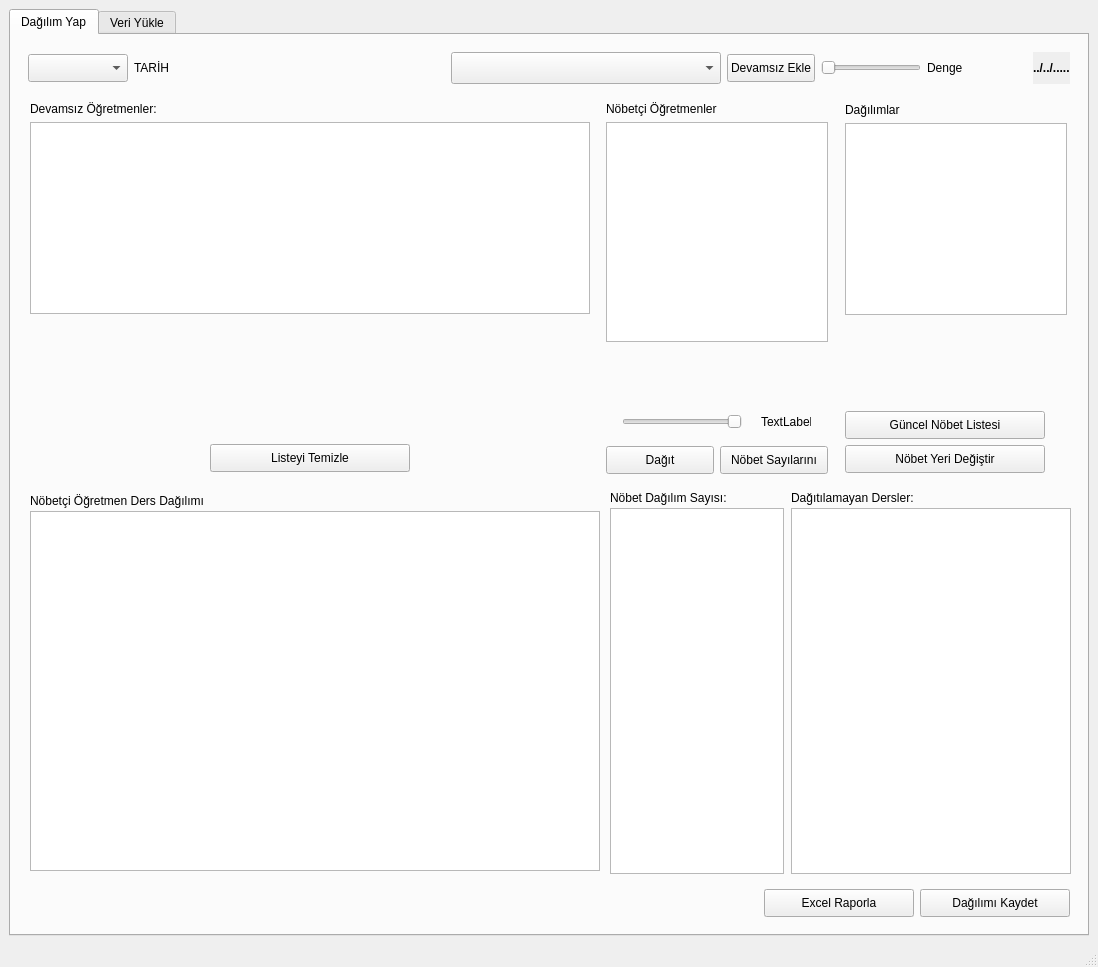
<?xml version="1.0" encoding="UTF-8"?>
<ui version="4.0">
 <class>MainWindow</class>
 <widget class="QMainWindow" name="MainWindow">
  <property name="geometry">
   <rect>
    <x>0</x>
    <y>0</y>
    <width>1098</width>
    <height>967</height>
   </rect>
  </property>
  <property name="windowTitle">
   <string>Öğretmen Devamsızlık ve Nöbetçi Dağıtım Sistemi</string>
  </property>
  <widget class="QWidget" name="central_widget">
   <layout class="QGridLayout" name="gridLayout">
    <item row="1" column="0">
     <widget class="QTabWidget" name="tabWidget_oto">
      <property name="currentIndex">
       <number>0</number>
      </property>
      <widget class="QWidget" name="tab_oto">
       <attribute name="title">
        <string>Dağılım Yap</string>
       </attribute>
       <layout class="QGridLayout" name="gridLayout_2">
        <item row="0" column="0">
         <layout class="QVBoxLayout" name="main_layout">
          <property name="leftMargin">
           <number>3</number>
          </property>
          <property name="topMargin">
           <number>3</number>
          </property>
          <property name="rightMargin">
           <number>3</number>
          </property>
          <property name="bottomMargin">
           <number>3</number>
          </property>
          <item>
           <layout class="QHBoxLayout" name="top_layout">
            <property name="leftMargin">
             <number>5</number>
            </property>
            <property name="topMargin">
             <number>5</number>
            </property>
            <property name="rightMargin">
             <number>5</number>
            </property>
            <property name="bottomMargin">
             <number>5</number>
            </property>
            <item>
             <widget class="QComboBox" name="gun_combobox">
              <property name="minimumSize">
               <size>
                <width>100</width>
                <height>28</height>
               </size>
              </property>
             </widget>
            </item>
            <item>
             <widget class="QLabel" name="lbl_tarih">
              <property name="minimumSize">
               <size>
                <width>100</width>
                <height>28</height>
               </size>
              </property>
              <property name="text">
               <string>TARİH</string>
              </property>
             </widget>
            </item>
            <item>
             <spacer name="horizontalSpacer_3">
              <property name="orientation">
               <enum>Qt::Horizontal</enum>
              </property>
              <property name="sizeHint" stdset="0">
               <size>
                <width>40</width>
                <height>20</height>
               </size>
              </property>
             </spacer>
            </item>
            <item>
             <widget class="QComboBox" name="ogretmen_combobox">
              <property name="minimumSize">
               <size>
                <width>270</width>
                <height>32</height>
               </size>
              </property>
              <property name="maximumSize">
               <size>
                <width>16777215</width>
                <height>16777215</height>
               </size>
              </property>
             </widget>
            </item>
            <item>
             <widget class="QPushButton" name="devamsizlik_ekle_button">
              <property name="minimumSize">
               <size>
                <width>0</width>
                <height>28</height>
               </size>
              </property>
              <property name="maximumSize">
               <size>
                <width>120</width>
                <height>16777215</height>
               </size>
              </property>
              <property name="autoFillBackground">
               <bool>true</bool>
              </property>
              <property name="text">
               <string>Devamsız Ekle</string>
              </property>
             </widget>
            </item>
            <item>
             <widget class="QSlider" name="ayar_surgu">
              <property name="minimumSize">
               <size>
                <width>100</width>
                <height>28</height>
               </size>
              </property>
              <property name="maximumSize">
               <size>
                <width>100</width>
                <height>16777215</height>
               </size>
              </property>
              <property name="orientation">
               <enum>Qt::Horizontal</enum>
              </property>
             </widget>
            </item>
            <item>
             <widget class="QLabel" name="ayar_label">
              <property name="minimumSize">
               <size>
                <width>100</width>
                <height>28</height>
               </size>
              </property>
              <property name="maximumSize">
               <size>
                <width>100</width>
                <height>16777215</height>
               </size>
              </property>
              <property name="text">
               <string>Denge</string>
              </property>
             </widget>
            </item>
            <item>
             <widget class="QLabel" name="label_uygulama_tarihi">
              <property name="font">
               <font>
                <weight>75</weight>
                <bold>true</bold>
               </font>
              </property>
              <property name="toolTip">
               <string extracomment="En son yüklenen program uygulama tarihi"/>
              </property>
              <property name="autoFillBackground">
               <bool>true</bool>
              </property>
              <property name="text">
               <string>../../.....</string>
              </property>
             </widget>
            </item>
           </layout>
          </item>
          <item>
           <layout class="QHBoxLayout" name="horizontalLayout_3">
            <property name="leftMargin">
             <number>2</number>
            </property>
            <property name="topMargin">
             <number>2</number>
            </property>
            <property name="rightMargin">
             <number>2</number>
            </property>
            <property name="bottomMargin">
             <number>2</number>
            </property>
            <item>
             <layout class="QVBoxLayout" name="verticalLayout_5">
              <property name="leftMargin">
               <number>5</number>
              </property>
              <property name="topMargin">
               <number>5</number>
              </property>
              <property name="rightMargin">
               <number>5</number>
              </property>
              <property name="bottomMargin">
               <number>5</number>
              </property>
              <item>
               <widget class="QLabel" name="label_4">
                <property name="minimumSize">
                 <size>
                  <width>0</width>
                  <height>0</height>
                 </size>
                </property>
                <property name="maximumSize">
                 <size>
                  <width>16777215</width>
                  <height>25</height>
                 </size>
                </property>
                <property name="text">
                 <string>Devamsız Öğretmenler:</string>
                </property>
               </widget>
              </item>
              <item>
               <widget class="QTableWidget" name="devamsiz_schedule">
                <property name="minimumSize">
                 <size>
                  <width>560</width>
                  <height>0</height>
                 </size>
                </property>
                <property name="maximumSize">
                 <size>
                  <width>800</width>
                  <height>240</height>
                 </size>
                </property>
               </widget>
              </item>
              <item>
               <spacer name="verticalSpacer_2">
                <property name="orientation">
                 <enum>Qt::Vertical</enum>
                </property>
                <property name="sizeHint" stdset="0">
                 <size>
                  <width>20</width>
                  <height>40</height>
                 </size>
                </property>
               </spacer>
              </item>
              <item>
               <layout class="QHBoxLayout" name="horizontalLayout_4">
                <property name="leftMargin">
                 <number>2</number>
                </property>
                <property name="topMargin">
                 <number>2</number>
                </property>
                <property name="rightMargin">
                 <number>2</number>
                </property>
                <property name="bottomMargin">
                 <number>2</number>
                </property>
                <item>
                 <widget class="QPushButton" name="temizle_button">
                  <property name="minimumSize">
                   <size>
                    <width>150</width>
                    <height>28</height>
                   </size>
                  </property>
                  <property name="maximumSize">
                   <size>
                    <width>200</width>
                    <height>16777215</height>
                   </size>
                  </property>
                  <property name="autoFillBackground">
                   <bool>true</bool>
                  </property>
                  <property name="text">
                   <string>Listeyi Temizle</string>
                  </property>
                 </widget>
                </item>
               </layout>
              </item>
             </layout>
            </item>
            <item>
             <layout class="QVBoxLayout" name="verticalLayout_6">
              <property name="leftMargin">
               <number>5</number>
              </property>
              <property name="topMargin">
               <number>5</number>
              </property>
              <property name="rightMargin">
               <number>5</number>
              </property>
              <property name="bottomMargin">
               <number>5</number>
              </property>
              <item>
               <widget class="QLabel" name="label_3">
                <property name="maximumSize">
                 <size>
                  <width>16777215</width>
                  <height>25</height>
                 </size>
                </property>
                <property name="text">
                 <string>Nöbetçi Öğretmenler</string>
                </property>
               </widget>
              </item>
              <item>
               <widget class="QListWidget" name="nobetci_listbox">
                <property name="enabled">
                 <bool>true</bool>
                </property>
                <property name="minimumSize">
                 <size>
                  <width>200</width>
                  <height>220</height>
                 </size>
                </property>
                <property name="maximumSize">
                 <size>
                  <width>290</width>
                  <height>240</height>
                 </size>
                </property>
               </widget>
              </item>
              <item>
               <spacer name="verticalSpacer_4">
                <property name="orientation">
                 <enum>Qt::Vertical</enum>
                </property>
                <property name="sizeHint" stdset="0">
                 <size>
                  <width>20</width>
                  <height>40</height>
                 </size>
                </property>
               </spacer>
              </item>
              <item>
               <layout class="QHBoxLayout" name="horizontalLayout_2">
                <property name="leftMargin">
                 <number>3</number>
                </property>
                <property name="topMargin">
                 <number>3</number>
                </property>
                <property name="rightMargin">
                 <number>3</number>
                </property>
                <property name="bottomMargin">
                 <number>3</number>
                </property>
                <item>
                 <widget class="QSlider" name="parametre_surgu">
                  <property name="minimumSize">
                   <size>
                    <width>50</width>
                    <height>28</height>
                   </size>
                  </property>
                  <property name="maximumSize">
                   <size>
                    <width>120</width>
                    <height>16777215</height>
                   </size>
                  </property>
                  <property name="layoutDirection">
                   <enum>Qt::LeftToRight</enum>
                  </property>
                  <property name="minimum">
                   <number>1</number>
                  </property>
                  <property name="maximum">
                   <number>4</number>
                  </property>
                  <property name="pageStep">
                   <number>1</number>
                  </property>
                  <property name="orientation">
                   <enum>Qt::Horizontal</enum>
                  </property>
                  <property name="invertedAppearance">
                   <bool>true</bool>
                  </property>
                  <property name="tickPosition">
                   <enum>QSlider::NoTicks</enum>
                  </property>
                 </widget>
                </item>
                <item>
                 <widget class="QLabel" name="slide_label">
                  <property name="minimumSize">
                   <size>
                    <width>10</width>
                    <height>30</height>
                   </size>
                  </property>
                  <property name="maximumSize">
                   <size>
                    <width>50</width>
                    <height>16777215</height>
                   </size>
                  </property>
                  <property name="text">
                   <string>TextLabel</string>
                  </property>
                 </widget>
                </item>
               </layout>
              </item>
              <item>
               <layout class="QHBoxLayout" name="horizontalLayout_6">
                <item>
                 <widget class="QPushButton" name="dagit_button">
                  <property name="minimumSize">
                   <size>
                    <width>0</width>
                    <height>28</height>
                   </size>
                  </property>
                  <property name="maximumSize">
                   <size>
                    <width>200</width>
                    <height>28</height>
                   </size>
                  </property>
                  <property name="text">
                   <string>Dağıt</string>
                  </property>
                 </widget>
                </item>
                <item>
                 <widget class="QPushButton" name="sayilari_guncelle_buton">
                  <property name="minimumSize">
                   <size>
                    <width>0</width>
                    <height>28</height>
                   </size>
                  </property>
                  <property name="maximumSize">
                   <size>
                    <width>200</width>
                    <height>28</height>
                   </size>
                  </property>
                  <property name="text">
                   <string>Nöbet Sayılarını</string>
                  </property>
                 </widget>
                </item>
               </layout>
              </item>
             </layout>
            </item>
            <item>
             <layout class="QVBoxLayout" name="verticalLayout_2">
              <property name="leftMargin">
               <number>6</number>
              </property>
              <property name="topMargin">
               <number>6</number>
              </property>
              <property name="rightMargin">
               <number>6</number>
              </property>
              <property name="bottomMargin">
               <number>6</number>
              </property>
              <item>
               <widget class="QLabel" name="label_2">
                <property name="maximumSize">
                 <size>
                  <width>16777215</width>
                  <height>25</height>
                 </size>
                </property>
                <property name="text">
                 <string>Dağılımlar</string>
                </property>
               </widget>
              </item>
              <item>
               <widget class="QListWidget" name="list_dagilimler">
                <property name="maximumSize">
                 <size>
                  <width>16777215</width>
                  <height>240</height>
                 </size>
                </property>
               </widget>
              </item>
              <item>
               <spacer name="verticalSpacer_3">
                <property name="orientation">
                 <enum>Qt::Vertical</enum>
                </property>
                <property name="sizeHint" stdset="0">
                 <size>
                  <width>20</width>
                  <height>40</height>
                 </size>
                </property>
               </spacer>
              </item>
              <item>
               <widget class="QPushButton" name="haftalik_nobet_rapor">
                <property name="minimumSize">
                 <size>
                  <width>0</width>
                  <height>28</height>
                 </size>
                </property>
                <property name="maximumSize">
                 <size>
                  <width>200</width>
                  <height>28</height>
                 </size>
                </property>
                <property name="text">
                 <string>Güncel Nöbet Listesi</string>
                </property>
               </widget>
              </item>
              <item>
               <widget class="QPushButton" name="degistir_button">
                <property name="minimumSize">
                 <size>
                  <width>0</width>
                  <height>28</height>
                 </size>
                </property>
                <property name="maximumSize">
                 <size>
                  <width>200</width>
                  <height>16777215</height>
                 </size>
                </property>
                <property name="text">
                 <string>Nöbet Yeri Değiştir</string>
                </property>
               </widget>
              </item>
             </layout>
            </item>
           </layout>
          </item>
          <item>
           <layout class="QHBoxLayout" name="horizontalLayout_5">
            <property name="spacing">
             <number>3</number>
            </property>
            <property name="leftMargin">
             <number>2</number>
            </property>
            <property name="topMargin">
             <number>2</number>
            </property>
            <property name="rightMargin">
             <number>2</number>
            </property>
            <property name="bottomMargin">
             <number>2</number>
            </property>
            <item>
             <layout class="QVBoxLayout" name="verticalLayout_9">
              <property name="leftMargin">
               <number>5</number>
              </property>
              <property name="topMargin">
               <number>5</number>
              </property>
              <property name="rightMargin">
               <number>5</number>
              </property>
              <property name="bottomMargin">
               <number>5</number>
              </property>
              <item>
               <widget class="QLabel" name="label_8">
                <property name="minimumSize">
                 <size>
                  <width>570</width>
                  <height>0</height>
                 </size>
                </property>
                <property name="maximumSize">
                 <size>
                  <width>470</width>
                  <height>28</height>
                 </size>
                </property>
                <property name="text">
                 <string>Nöbetçi Öğretmen Ders Dağılımı</string>
                </property>
               </widget>
              </item>
              <item>
               <widget class="QTableWidget" name="nobetci_schedule_manuel">
                <property name="minimumSize">
                 <size>
                  <width>560</width>
                  <height>360</height>
                 </size>
                </property>
                <property name="maximumSize">
                 <size>
                  <width>800</width>
                  <height>380</height>
                 </size>
                </property>
               </widget>
              </item>
             </layout>
            </item>
            <item>
             <layout class="QVBoxLayout" name="verticalLayout_10">
              <property name="sizeConstraint">
               <enum>QLayout::SetDefaultConstraint</enum>
              </property>
              <property name="leftMargin">
               <number>2</number>
              </property>
              <property name="topMargin">
               <number>2</number>
              </property>
              <property name="rightMargin">
               <number>2</number>
              </property>
              <property name="bottomMargin">
               <number>2</number>
              </property>
              <item>
               <widget class="QLabel" name="label_nobetsayisi">
                <property name="minimumSize">
                 <size>
                  <width>174</width>
                  <height>0</height>
                 </size>
                </property>
                <property name="maximumSize">
                 <size>
                  <width>320</width>
                  <height>28</height>
                 </size>
                </property>
                <property name="text">
                 <string>Nöbet Dağılım Sayısı:</string>
                </property>
               </widget>
              </item>
              <item>
               <widget class="QTableWidget" name="table_nobetsayisi">
                <property name="minimumSize">
                 <size>
                  <width>100</width>
                  <height>340</height>
                 </size>
                </property>
                <property name="maximumSize">
                 <size>
                  <width>16777215</width>
                  <height>16777215</height>
                 </size>
                </property>
               </widget>
              </item>
             </layout>
            </item>
            <item>
             <layout class="QVBoxLayout" name="verticalLayout">
              <property name="leftMargin">
               <number>2</number>
              </property>
              <property name="topMargin">
               <number>2</number>
              </property>
              <property name="rightMargin">
               <number>2</number>
              </property>
              <property name="bottomMargin">
               <number>2</number>
              </property>
              <item>
               <widget class="QLabel" name="label_6">
                <property name="minimumSize">
                 <size>
                  <width>182</width>
                  <height>0</height>
                 </size>
                </property>
                <property name="maximumSize">
                 <size>
                  <width>16777215</width>
                  <height>28</height>
                 </size>
                </property>
                <property name="text">
                 <string>Dağıtılamayan Dersler:</string>
                </property>
               </widget>
              </item>
              <item>
               <widget class="QTableWidget" name="dagitilamayan_table">
                <property name="minimumSize">
                 <size>
                  <width>280</width>
                  <height>340</height>
                 </size>
                </property>
                <property name="maximumSize">
                 <size>
                  <width>16777215</width>
                  <height>16777215</height>
                 </size>
                </property>
               </widget>
              </item>
             </layout>
            </item>
           </layout>
          </item>
          <item>
           <layout class="QHBoxLayout" name="horizontalLayout">
            <property name="leftMargin">
             <number>5</number>
            </property>
            <property name="topMargin">
             <number>5</number>
            </property>
            <property name="rightMargin">
             <number>5</number>
            </property>
            <property name="bottomMargin">
             <number>5</number>
            </property>
            <item>
             <spacer name="horizontalSpacer_2">
              <property name="orientation">
               <enum>Qt::Horizontal</enum>
              </property>
              <property name="sizeHint" stdset="0">
               <size>
                <width>40</width>
                <height>20</height>
               </size>
              </property>
             </spacer>
            </item>
            <item>
             <widget class="QPushButton" name="excel_raporu_yaz_btn">
              <property name="minimumSize">
               <size>
                <width>150</width>
                <height>28</height>
               </size>
              </property>
              <property name="autoFillBackground">
               <bool>true</bool>
              </property>
              <property name="text">
               <string>Excel Raporla</string>
              </property>
             </widget>
            </item>
            <item>
             <widget class="QPushButton" name="data_yaz_btn">
              <property name="minimumSize">
               <size>
                <width>150</width>
                <height>28</height>
               </size>
              </property>
              <property name="autoFillBackground">
               <bool>true</bool>
              </property>
              <property name="text">
               <string>Dağılımı Kaydet</string>
              </property>
             </widget>
            </item>
           </layout>
          </item>
         </layout>
        </item>
       </layout>
      </widget>
      <widget class="QWidget" name="tab_veriyukle">
       <attribute name="title">
        <string>Veri Yükle</string>
       </attribute>
       <layout class="QVBoxLayout" name="verticalLayout_veriyukle">
        <item>
         <widget class="QLabel" name="lbl_veriyukle_baslik">
          <property name="minimumSize">
           <size>
            <width>250</width>
            <height>100</height>
           </size>
          </property>
          <property name="maximumSize">
           <size>
            <width>250</width>
            <height>200</height>
           </size>
          </property>
          <property name="styleSheet">
           <string notr="true">font-weight: bold; font-size: 14pt; margin-bottom: 10px;</string>
          </property>
          <property name="text">
           <string>📥 e-Okul Veri Yükleme</string>
          </property>
          <property name="alignment">
           <set>Qt::AlignCenter</set>
          </property>
         </widget>
        </item>
        <item>
         <layout class="QHBoxLayout" name="hlayout_tarih">
          <item>
           <widget class="QLabel" name="lbl_uygulama_tarihi">
            <property name="minimumSize">
             <size>
              <width>210</width>
              <height>32</height>
             </size>
            </property>
            <property name="maximumSize">
             <size>
              <width>1024</width>
              <height>32</height>
             </size>
            </property>
            <property name="text">
             <string>Uygulama Tarihi:</string>
            </property>
           </widget>
          </item>
          <item>
           <widget class="QDateEdit" name="date_uygulama_tarihi">
            <property name="minimumSize">
             <size>
              <width>120</width>
              <height>32</height>
             </size>
            </property>
            <property name="maximumSize">
             <size>
              <width>1024</width>
              <height>32</height>
             </size>
            </property>
            <property name="displayFormat">
             <string>dd.MM.yyyy</string>
            </property>
            <property name="calendarPopup">
             <bool>true</bool>
            </property>
            <property name="date">
             <date>
              <year>2025</year>
              <month>9</month>
              <day>1</day>
             </date>
            </property>
           </widget>
          </item>
          <item>
           <spacer name="horizontalSpacer_4">
            <property name="orientation">
             <enum>Qt::Horizontal</enum>
            </property>
            <property name="sizeHint" stdset="0">
             <size>
              <width>40</width>
              <height>20</height>
             </size>
            </property>
           </spacer>
          </item>
         </layout>
        </item>
        <item>
         <layout class="QHBoxLayout" name="hlayout_ders_programi">
          <item>
           <widget class="QLabel" name="lbl_ders_programi">
            <property name="minimumSize">
             <size>
              <width>210</width>
              <height>32</height>
             </size>
            </property>
            <property name="maximumSize">
             <size>
              <width>1024</width>
              <height>32</height>
             </size>
            </property>
            <property name="text">
             <string>e-Okul Ders Programı (.XLS):</string>
            </property>
           </widget>
          </item>
          <item>
           <widget class="QLineEdit" name="txt_ders_programi">
            <property name="minimumSize">
             <size>
              <width>300</width>
              <height>32</height>
             </size>
            </property>
            <property name="maximumSize">
             <size>
              <width>16777215</width>
              <height>16777215</height>
             </size>
            </property>
            <property name="placeholderText">
             <string>Ders programı dosya yolunu seçin...</string>
            </property>
           </widget>
          </item>
          <item>
           <widget class="QPushButton" name="btn_browse_ders_programi">
            <property name="minimumSize">
             <size>
              <width>100</width>
              <height>32</height>
             </size>
            </property>
            <property name="text">
             <string>Gözat...</string>
            </property>
           </widget>
          </item>
          <item>
           <spacer name="horizontalSpacer_5">
            <property name="orientation">
             <enum>Qt::Horizontal</enum>
            </property>
            <property name="sizeHint" stdset="0">
             <size>
              <width>40</width>
              <height>20</height>
             </size>
            </property>
           </spacer>
          </item>
         </layout>
        </item>
        <item>
         <layout class="QHBoxLayout" name="hlayout_nobet_listesi">
          <item>
           <widget class="QLabel" name="lbl_nobet_listesi">
            <property name="minimumSize">
             <size>
              <width>210</width>
              <height>32</height>
             </size>
            </property>
            <property name="maximumSize">
             <size>
              <width>1024</width>
              <height>32</height>
             </size>
            </property>
            <property name="text">
             <string>Nöbet Listesi (.xlsx):</string>
            </property>
           </widget>
          </item>
          <item>
           <widget class="QLineEdit" name="txt_nobet_listesi">
            <property name="minimumSize">
             <size>
              <width>210</width>
              <height>32</height>
             </size>
            </property>
            <property name="maximumSize">
             <size>
              <width>16777215</width>
              <height>16777215</height>
             </size>
            </property>
            <property name="placeholderText">
             <string>Nöbet listesi dosya yolunu seçin...</string>
            </property>
           </widget>
          </item>
          <item>
           <widget class="QPushButton" name="btn_browse_nobet_listesi">
            <property name="minimumSize">
             <size>
              <width>100</width>
              <height>32</height>
             </size>
            </property>
            <property name="text">
             <string>Gözat...</string>
            </property>
           </widget>
          </item>
          <item>
           <spacer name="horizontalSpacer_6">
            <property name="orientation">
             <enum>Qt::Horizontal</enum>
            </property>
            <property name="sizeHint" stdset="0">
             <size>
              <width>40</width>
              <height>20</height>
             </size>
            </property>
           </spacer>
          </item>
         </layout>
        </item>
        <item>
         <widget class="QLabel" name="label">
          <property name="minimumSize">
           <size>
            <width>0</width>
            <height>32</height>
           </size>
          </property>
          <property name="text">
           <string/>
          </property>
         </widget>
        </item>
        <item>
         <layout class="QHBoxLayout" name="hlayout_islemler">
          <item>
           <spacer name="horizontalSpacer">
            <property name="orientation">
             <enum>Qt::Horizontal</enum>
            </property>
            <property name="sizeHint" stdset="0">
             <size>
              <width>40</width>
              <height>20</height>
             </size>
            </property>
           </spacer>
          </item>
          <item>
           <widget class="QPushButton" name="btn_veri_yukle">
            <property name="minimumSize">
             <size>
              <width>200</width>
              <height>32</height>
             </size>
            </property>
            <property name="styleSheet">
             <string notr="true">font-size: 10pt; padding: 6px 10px; font-weight: bold;</string>
            </property>
            <property name="text">
             <string>📤 Veritabanına Yükle</string>
            </property>
           </widget>
          </item>
          <item>
           <spacer name="horizontalSpacer_2">
            <property name="orientation">
             <enum>Qt::Horizontal</enum>
            </property>
            <property name="sizeHint" stdset="0">
             <size>
              <width>40</width>
              <height>20</height>
             </size>
            </property>
           </spacer>
          </item>
         </layout>
        </item>
        <item>
         <spacer name="verticalSpacer">
          <property name="orientation">
           <enum>Qt::Vertical</enum>
          </property>
          <property name="sizeHint" stdset="0">
           <size>
            <width>20</width>
            <height>40</height>
           </size>
          </property>
         </spacer>
        </item>
        <item>
         <widget class="QLabel" name="lbl_yukleme_durum">
          <property name="minimumSize">
           <size>
            <width>0</width>
            <height>300</height>
           </size>
          </property>
          <property name="styleSheet">
           <string notr="true">color: #555; font-style: italic; margin-top: 10px;</string>
          </property>
          <property name="text">
           <string>Durum: Henüz veri yüklenmedi.</string>
          </property>
          <property name="alignment">
           <set>Qt::AlignCenter</set>
          </property>
         </widget>
        </item>
       </layout>
      </widget>
     </widget>
    </item>
   </layout>
  </widget>
  <widget class="QMenuBar" name="menubar">
   <property name="geometry">
    <rect>
     <x>0</x>
     <y>0</y>
     <width>1098</width>
     <height>23</height>
    </rect>
   </property>
  </widget>
  <widget class="QStatusBar" name="statusbar"/>
 </widget>
 <resources/>
 <connections/>
</ui>
